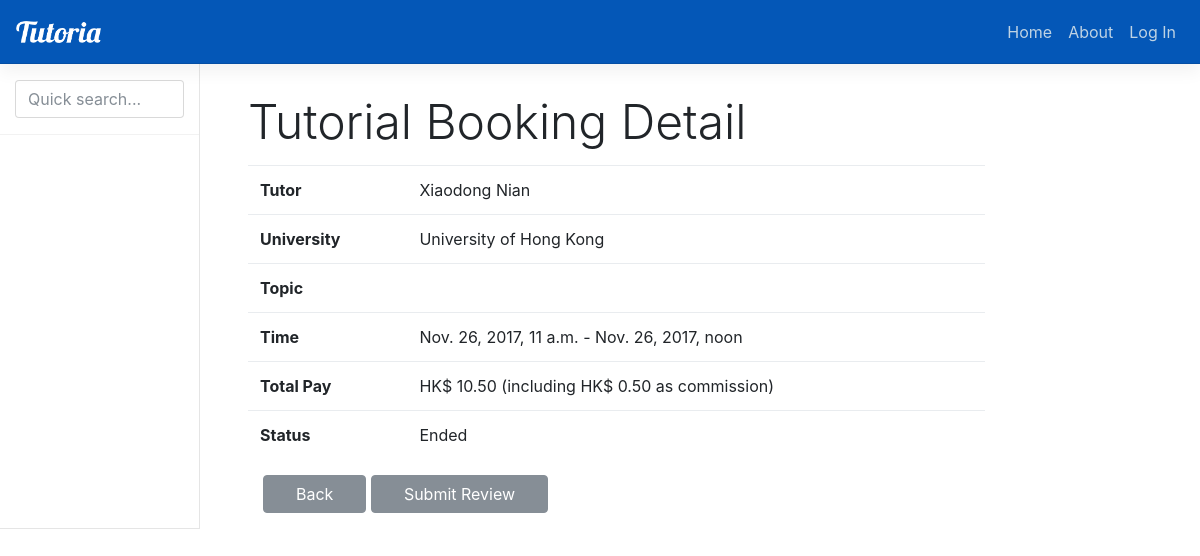
The app's page /viewSession/1/ with its own data.
### booking/models.py (models this page shows, shortened)
class Session(models.Model):
    student = models.ForeignKey(User, on_delete=models.CASCADE, null=True, related_name='student')
    timeslot = models.ForeignKey(Timeslot, on_delete=models.CASCADE, null=True, related_name='timeslot')
    status = models.CharField(max_length=10, default='Booked')
    topic = models.CharField(max_length=140, blank=True)
    transaction0 = models.ForeignKey(Transaction, on_delete=models.CASCADE, null=True, blank=True, related_name='transaction0')
    transaction1 = models.ForeignKey(Transaction, on_delete=models.CASCADE, null=True, blank=True, related_name='transaction1')
    commission = models.DecimalField(default=0.00, max_digits=10, decimal_places=2)

### offering/models.py (models this page shows, shortened)
class Timeslot(models.Model):
    global TIMEZONELOCAL
    tutor = models.ForeignKey(User, on_delete=models.CASCADE, null=True)
    start = models.DateTimeField()
    end = models.DateTimeField()
    status = models.CharField(max_length=20, default='Available')

### home/models.py (models this page shows, shortened)
class Profile(models.Model):
    user = models.OneToOneField(User, on_delete=models.CASCADE)
    IDENTITY_CHOICES = (('S', 'Student'),('T', 'Tutor'))
    identity = models.CharField(max_length=2, choices=IDENTITY_CHOICES, default='S')
    SCHOOL_CHOICES = (('1', 'University of Hong Kong'),('2', 'Hong Kong University of Science and Technology'),
        ('3', 'Chinese University of Hong Kong'), ('4', 'City University of Hong Kong'),
        ('5', 'The Hong Kong Polytechnic University'), ('6', 'Hong Kong Baptist University'))
    SCHOOL_CHOICES_DICT = dict((x, y) for x, y in SCHOOL_CHOICES)
    school = models.CharField(max_length=2, choices=SCHOOL_CHOICES, default='1')
    phone = models.CharField(max_length=30)
    wallet = models.ForeignKey(Wallet, on_delete=models.CASCADE, null=True)
    def get_school_name(self):
        return self.SCHOOL_CHOICES_DICT[self.school]

### transaction/models.py (models this page shows, shortened)
class Transaction(models.Model):
    from_wallet = models.ForeignKey(Wallet, on_delete=models.CASCADE, related_name='from_wallet', null = True)
    to_wallet = models.ForeignKey(Wallet, on_delete=models.CASCADE, related_name='to_wallet', null = True)
    description = models.CharField(max_length=500, blank = True)
    amount = models.DecimalField(default=0.00, max_digits=10, decimal_places=2)
    time = models.DateTimeField()

### booking/views.py (the view)
# urls.py: url(r'^viewSession/(?P<pk>\d+)/$', book_views.viewSession, name='viewSession'),
def viewSession(request, pk):
    session = Session.objects.get(pk=pk)
    payment = session.transaction0.amount
    commission = round(payment/decimal.Decimal(21), 2)
    reviews = Review.objects.filter(session = session)
    if session.status == 'Ended':
        form = ReviewForm()
    else:
        form = None
    return render(request, 'session-info.html', {'session':session, 'sessionID':pk, 'payment':payment, 'commission':commission, 'form':form})

### booking/forms.py
class ReviewForm(forms.Form):
    SCORE_CHOICE = ((0, '-----'),(1, '*----'),(2, '**---'),(3, '***--'),(4, '****-'),(5, '*****'))
    score = forms.ChoiceField(label=("Score"), required=True, choices=SCORE_CHOICE, widget=forms.Select(attrs={'class': 'form-control custom-select'}))
    comment = forms.CharField(label=("Comment"), required=False, max_length=1000, widget=forms.Textarea(attrs={'rows':3, 'class': 'form-control', 'placeholder': 'Comment ..'}))
    isAnonymous = forms.BooleanField(label=("IsAnonymous"), required=True, widget=forms.CheckboxInput(attrs={'class': 'form-control-input'}))

### tutoria/templates/session-info.html (shortened to what this page needs)
{% extends 'nav.html' %}
{% block stylesheet %}
  <link href="/static/css/catalogue.css" rel="stylesheet">
{% endblock %}
{% block content %}
  <form method="post">
    <ul class="list-group">
      <h1 class="bd-title">Tutorial Booking Detail</h1>
    <div class="container">
      <div class="row">
        <table class="table">
          <tbody>
            <tr>
              <th>Tutor</th>
              <td><p class="card-text">{{ session.timeslot.tutor.get_full_name }}</p></td>
            </tr>
            <tr>
              <th>University</th>
              <td><p class="card-text">{{ session.timeslot.tutor.profile.get_school_name }}</p></td>
            </tr>
            <tr>
              <th>Topic</th>
              <td><p class="card-text">{{ session.topic }}</p></td>
            </tr>
            <tr>
              <th>Time</th>
              <td><p class="card-text">{{ session.timeslot.start }} - {{ session.timeslot.end }}</p></td>
            </tr>
            <tr>
              <th>Total Pay</th>
              <td>HK$ {{ payment }} (including HK$ {{ commission }} as commission)</td>
            </tr>
            <tr>
              <th>Status</th>
              <td>{{ session.status }}</td>
            </tr>
          </tbody>
        </table>
      </div>
    <a href="javascript:history.go(-1)"><button type="button" class="btn btn-secondary wide-btn">Back</button></a>
    {% if form %}
      <a href="{% url 'submitReview' pk=sessionID %}"><button type="button" class="btn btn-secondary wide-btn">Submit Review</button></a>
    {% endif %}
    </form>
{% endblock %}

### static/css/nav.css (style rules this page uses)
.bd-title { margin-bottom: 1rem; }

### static/css/catalogue.css (style rules this page uses)
.wide-btn { padding-left: 2rem; padding-right: 2rem; }

### records on screen
Session: timeslot.tutor.get_full_name "Xiaodong Nian", timeslot.tutor.profile.get_school_name "University of Hong Kong", timeslot.start "Nov. 26, 2017, 11 a.m.", timeslot.end "Nov. 26, 2017, noon", status "Ended"
Transaction: amount "10.50"

### other values on screen
{{ commission }} "0.50"
